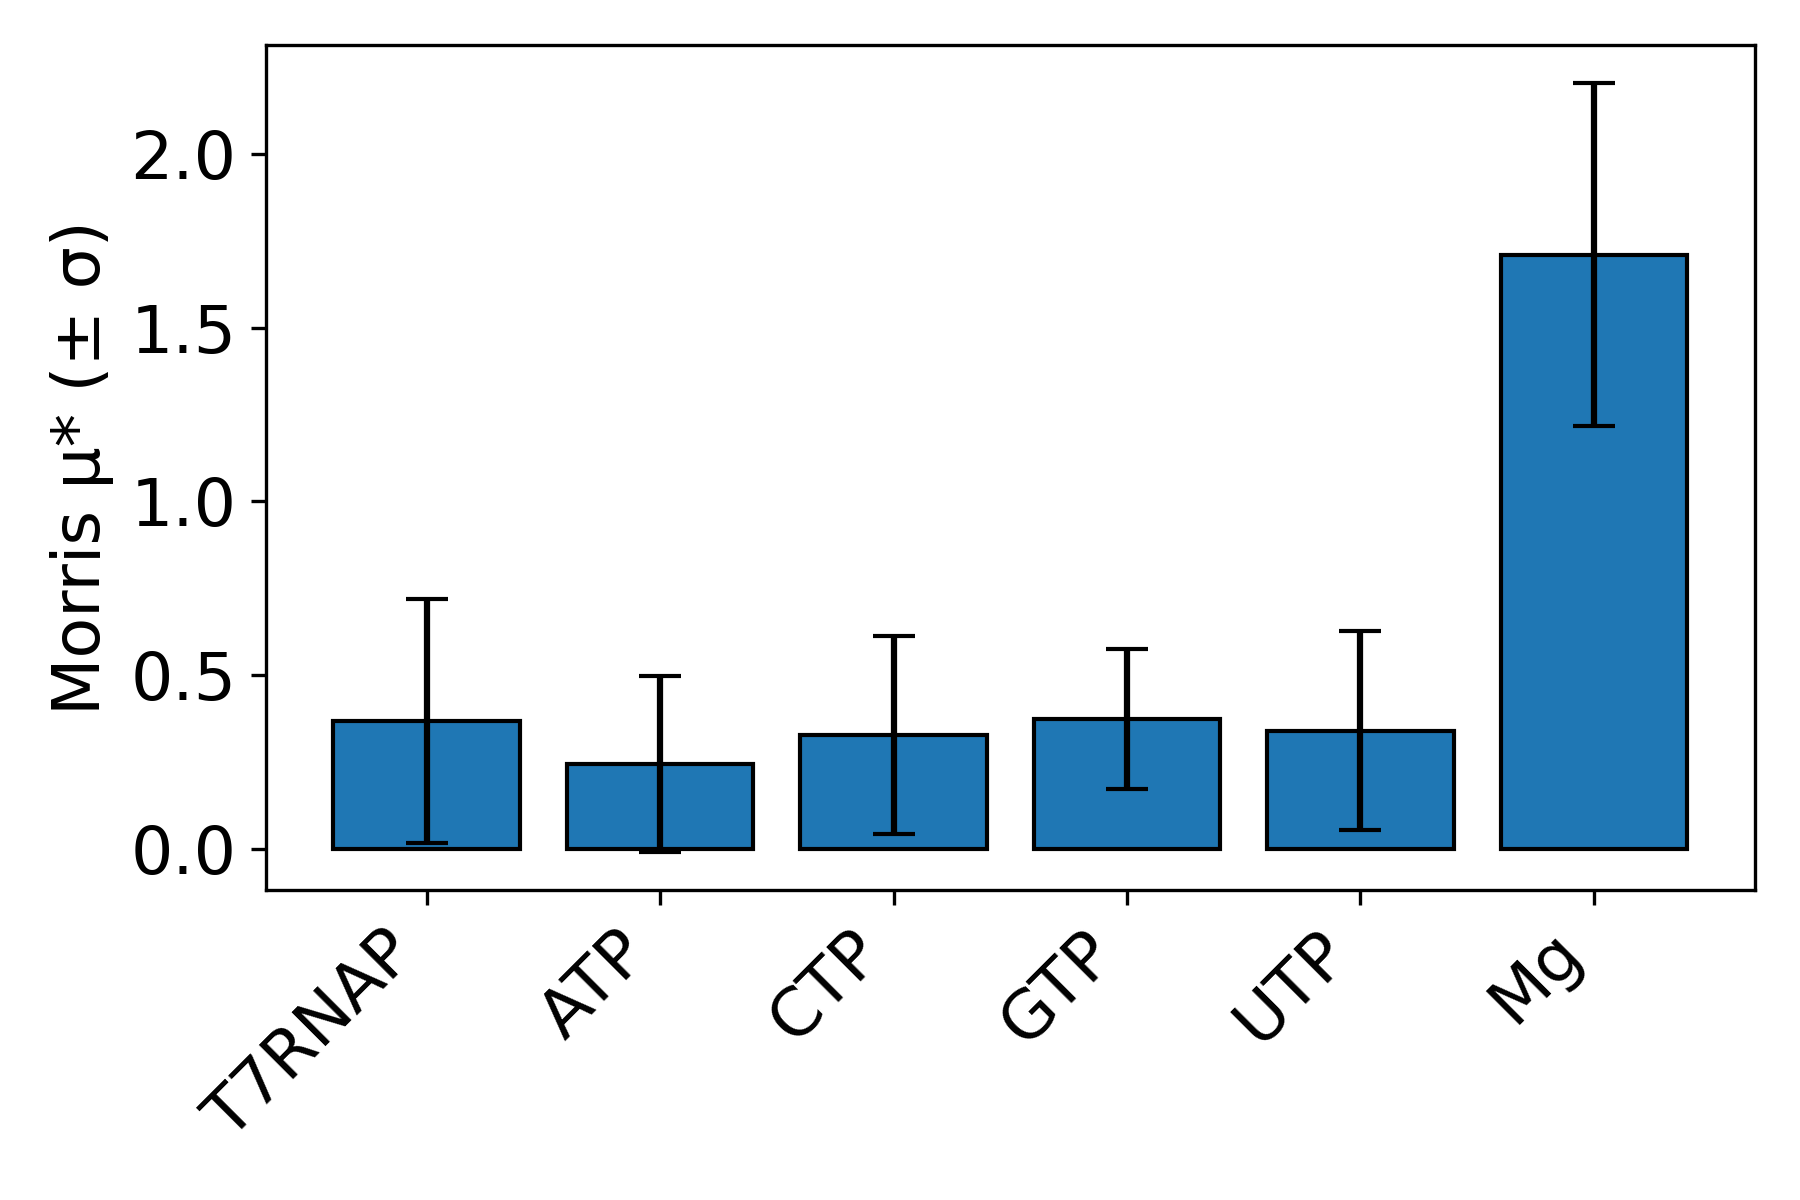

Generate this figure with Python:

import numpy as np
import matplotlib.pyplot as plt
from SALib.sample import morris as morris_sample
from SALib.analyze import morris as morris_analyze
from schemas import IVTInput
from julia_interface import run_ivt_process

# 1) Define the IVT sensitivity problem
names = ['T7RNAP', 'ATP', 'CTP', 'GTP', 'UTP', 'Mg']
bounds = [
    [0.5e-7, 1.5e-7],     # T7RNAP (nM)
    [0.0032*0.5, 0.0032*1.5],  # ATP (mM)
    [0.0032*0.5, 0.0032*1.5],  # CTP (mM)
    [0.0032*0.5, 0.0032*1.5],  # GTP (mM)
    [0.0032*0.5, 0.0032*1.5],  # UTP (mM)
    [0.008*0.5, 0.008*1.5]      # Mg (mM)
]
problem = { 'num_vars': len(names), 'names': names, 'bounds': bounds }

# 2) Nominal settings for unchanged inputs
nominal = { 'T7RNAP':1e-7,'ATP':0.0032,'CTP':0.0032,'GTP':0.0032,'UTP':0.0032,
            'Mg':0.008,'DNA':7.4,'Q':1.0,'V':2.0,'finaltime':2.0,'saveat_step':0.1 }

# 3) Sample using Morris design
param_values = morris_sample.sample(problem, N=50, num_levels=4, optimal_trajectories=10)

# 4) Run model for each sample and collect final RNA output
y = np.zeros(param_values.shape[0])
for i, xi in enumerate(param_values):
    params = dict(zip(names, xi))
    params.update({k: v for k,v in nominal.items() if k not in params})
    inp = IVTInput(**params)
    try:
        out = run_ivt_process(inp)
        y[i] = out['TotalRNAo'][-1]
    except:
        y[i] = np.nan

# 5) Perform Morris analysis
Si = morris_analyze.analyze(problem, param_values, y, num_levels=4, print_to_console=False)
mu_star, sigma = Si['mu_star'], Si['sigma']

# 6) Visualization: Bar chart only
plt.figure(figsize=(6, 4))
plt.bar(names, mu_star, yerr=sigma, capsize=5, edgecolor='k')
plt.ylabel('Morris μ* (± σ)', fontsize=16)
# plt.title('IVT Unit Sensitivity Analysis: NTPs, T7RNAP, Mg', fontsize=16)
plt.xticks(rotation=45, ha='right', fontsize=16)
plt.yticks(fontsize=16)
plt.tight_layout()
plt.savefig("sensitivity_ivt.png", dpi=300)
plt.show()
